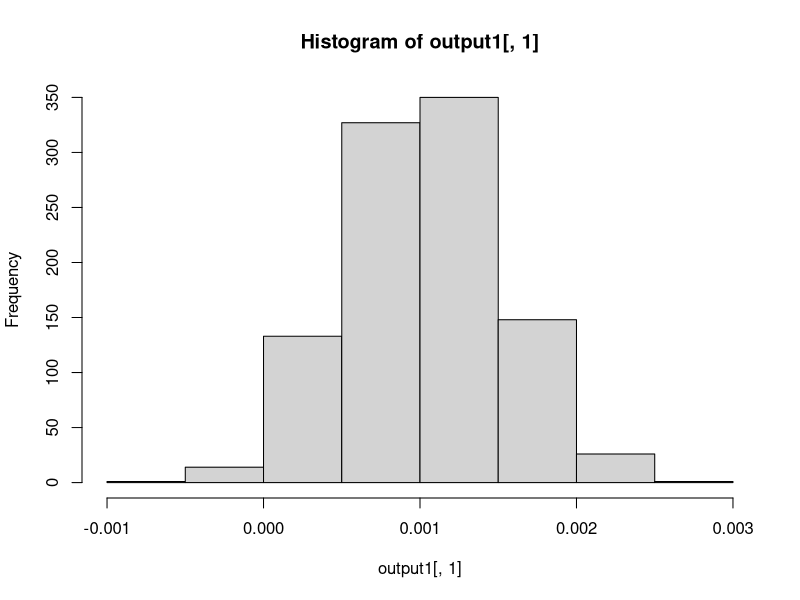
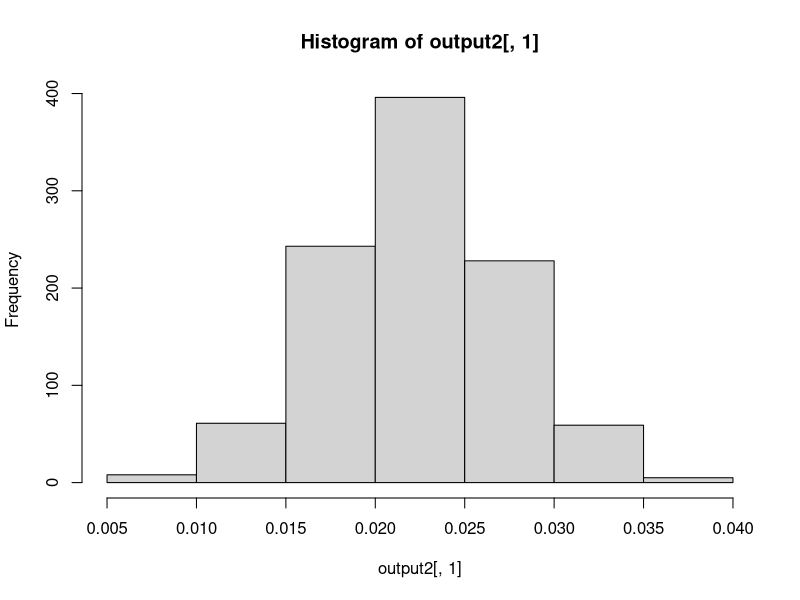

Generate these figures, in order, with R:
## ---- chunk 1

# write into a loop, test how many times p < 0.05

# N of 20 k pairs?

N <- 40000

# assume effetc EA -> BIP: .2 (feel free to change!)

rg <- .2

# assumed R2 for the PRS, update to better guesses from the literature:

R2EA <- .06
R2BIP <- .015


PRS_EA <- rnorm(N,0,1)

EA <- sqrt(R2EA) * PRS_EA + sqrt(1-R2EA)*rnorm(N,0,1)


PRS_BIP <- rnorm(N,0,1)

BIP <- sqrt(R2BIP)*PRS_BIP + sqrt(1-R2BIP)*rnorm(N,0,1) 

cor(BIP,PRS_BIP)^2

BIP2 <- .1*EA + BIP
EA2 <- .1*BIP + EA


# BIP is binary with prevalence ~1%, so:

BIP_bin <- as.numeric(scale(BIP2) > qnorm(.99))


## check power...

summary(glm(BIP_bin ~ PRS_EA))

summary(lm(EA2 ~ PRS_BIP))


## ---- chunk 2


### POWER (Regressing EA PRS on BIP)

set.seed(123)

rep <- 1000 ##how many times to repeat the analysis 
output1 <- matrix(NA,nrow=rep,ncol=2)

for (i in 1:rep) 
  { 

N <- 40000

rg <- .2

# assumed R2 for the PRS
R2EA <- .15
R2BIP <- .05


PRS_EA <- rnorm(N,0,1)

EA <- sqrt(R2EA) * PRS_EA + sqrt(1-R2EA)*rnorm(N,0,1)

PRS_BIP <- rnorm(N,0,1)

BIP <- sqrt(R2BIP)*PRS_BIP + sqrt(1-R2BIP)*rnorm(N,0,1) 

BIP2 <- .1*EA + BIP
EA2 <- .1*BIP + EA

#EA2 <- EA2 - .3*BIP_bin this is if tgetting bip actually harms your education!

# BIP is binary with prevalence ~1%, so:
BIP_bin <- as.numeric(scale(BIP2) > qnorm(.99))

dataf <- cbind.data.frame(PRS_EA, PRS_BIP, EA2, BIP_bin)

  reg1 <- glm(BIP_bin ~ PRS_EA, data=dataf) 
  
  output1[i,] <- summary(reg1)$coef[2,c(1,4)] 
  # save the estimate beta and p-value for the beta 
  
  
  
}

hist(output1[,1]) # histogram of estimated beta's abline(v=beta,col="red",lwd=2) # with the true beta as a red line

sum(output1[,2] < 0.05)/rep  ##Power - the proportion of tests that are significant 

### POWER (regressing BP PRS on EA)

set.seed(123)

rep <- 1000 ##how many times to repeat the analysis 
output2 <- matrix(NA,nrow=rep,ncol=2)

for (i in 1:rep) 
{ 
N <- 40000

rg <- .2

# assumed R2 for the PRS
R2EA <- .15
R2BIP <- .05


PRS_EA <- rnorm(N,0,1)

EA <- sqrt(R2EA) * PRS_EA + sqrt(1-R2EA)*rnorm(N,0,1)

PRS_BIP <- rnorm(N,0,1)

BIP <- sqrt(R2BIP)*PRS_BIP + sqrt(1-R2BIP)*rnorm(N,0,1) 

BIP2 <- .1*EA + BIP
EA2 <- .1*BIP + EA


# BIP is binary with prevalence ~1%, so:
BIP_bin <- as.numeric(scale(BIP2) > qnorm(.99))

#EA2 <- EA2 - .3*BIP_bin

dataf <- cbind.data.frame(PRS_EA, PRS_BIP, EA2, BIP_bin)
  
  reg2 <- lm(EA2 ~ PRS_BIP, data=dataf) 
  output2[i,] <- summary(reg2)$coef[2,c(1,4)] # save the estimate beta and p-value for the beta 
  }

hist(output2[,1]) # histogram of estimated beta's abline(v=beta,col="red",lwd=2) # with the true beta as a red line

sum(output2[,2] < 0.05)/rep  ##Power - proportion of tests that are significant
